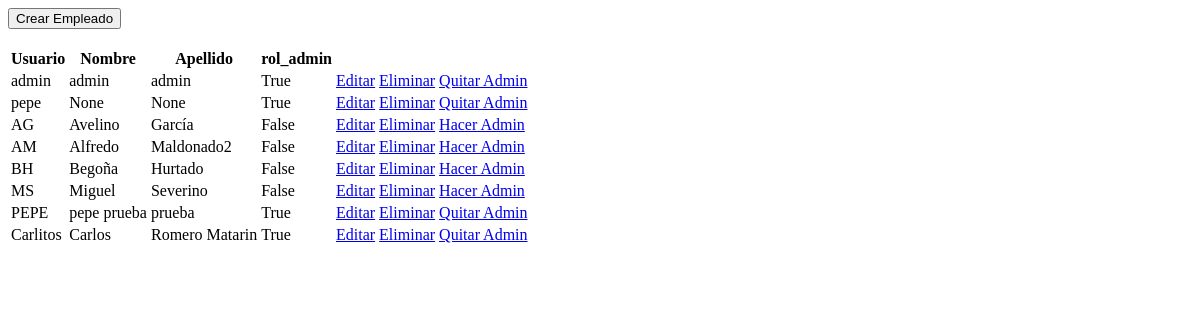
The app's page /Herramientas/VerEmpleados (signed in), older data.
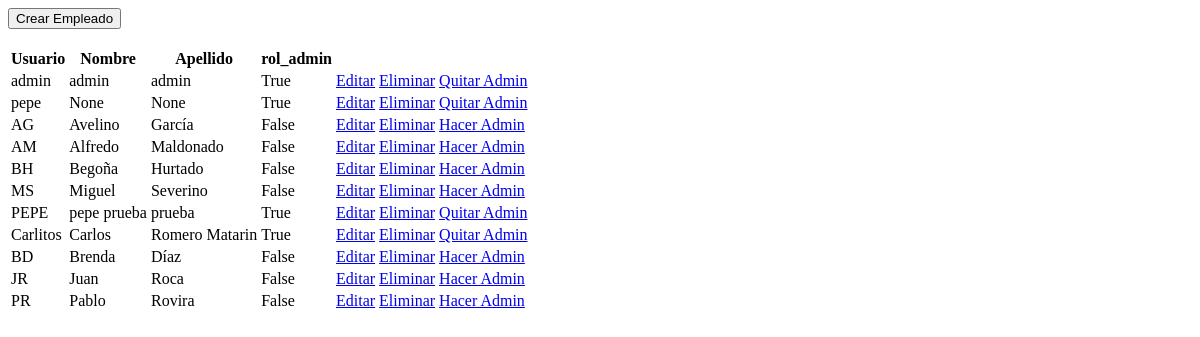
The same page, newer data.
### FlaskPresencia/models.py (models this page shows)
class User(db.Model, UserMixin):
    id = db.Column(db.Integer, primary_key=True)
    username = db.Column(db.String(50), nullable = False, unique=True)
    password = db.Column(db.String(250), nullable = False)
    nombre = db.Column(db.String(250), nullable = True)
    apellido = db.Column(db.String(250), nullable = True)
    id_Empleado = db.Column(db.String(250), nullable = True)
    rol_admin = db.Column(db.Boolean, nullable = True, default=False)

### FlaskPresencia/rutas.py (the view)
@app.route('/Herramientas/VerEmpleados', methods=['GET', 'POST'])
@login_required
def VerEmpleados():
    usuarios = User.query.all()
    return render_template('VerEmpleados.html', usuarios=usuarios)

### FlaskPresencia/rutas.py (called while the page is built)
@login_manager.user_loader
def load_user(user_id):
    return User.query.get(int(user_id))

### FlaskPresencia/templates/VerEmpleados.html (shortened to what this page needs)
<div class="row mt-2">
  <button class="col-sm btn btn-primary margin-Botones" type="button" onclick="crearEmpleado()">
    <div class="row mt-2">
      <div class="col-sm">Crear Empleado</div>
    </div>
  </button>
</div>
<table id="data" class="table table-striped">
  <thead>
    <tr>
      <th>Usuario</th>
      <th>Nombre</th>
      <th>Apellido</th>
      <th>rol_admin</th>
      <th></th>
      <th></th>
      <th></th>
    </tr>
  </thead>
  <tbody>
    {% for user in usuarios %}
    <tr>
      <td>{{ user.username }}</td>
      <td>{{ user.nombre }}</td>
      <td>{{ user.apellido }}</td>
      <td>{{ user.rol_admin }}</td>
      <td><a href="{{ url_for('editar_empleado', id=user.id) }}" class="btn btn-primary">Editar</a></td>
      <td><a href="{{ url_for('eliminar_empleado', id=user.id) }}" class="btn btn-danger">Eliminar</a></td>
      {% if user.rol_admin == 0 %}
      <td><a href="{{ url_for('hacer_admin', id=user.id) }}" class="btn btn-success">Hacer Admin</a></td>
      {% else %}
      <td><a href="{{ url_for('hacer_admin', id=user.id) }}" class="btn btn-warning">Quitar Admin</a></td>
      {% endif %}
    </tr>
    {% endfor %}
  </tbody>
</table>

Row changes from the older to the newer data that the page shows:
changed User "AM": apellido "Maldonado2" → "Maldonado"
added User: username "BD", nombre "Brenda", apellido "Díaz", rol_admin "False"
added User: username "JR", nombre "Juan", apellido "Roca", rol_admin "False"
added User: username "PR", nombre "Pablo", apellido "Rovira", rol_admin "False"
